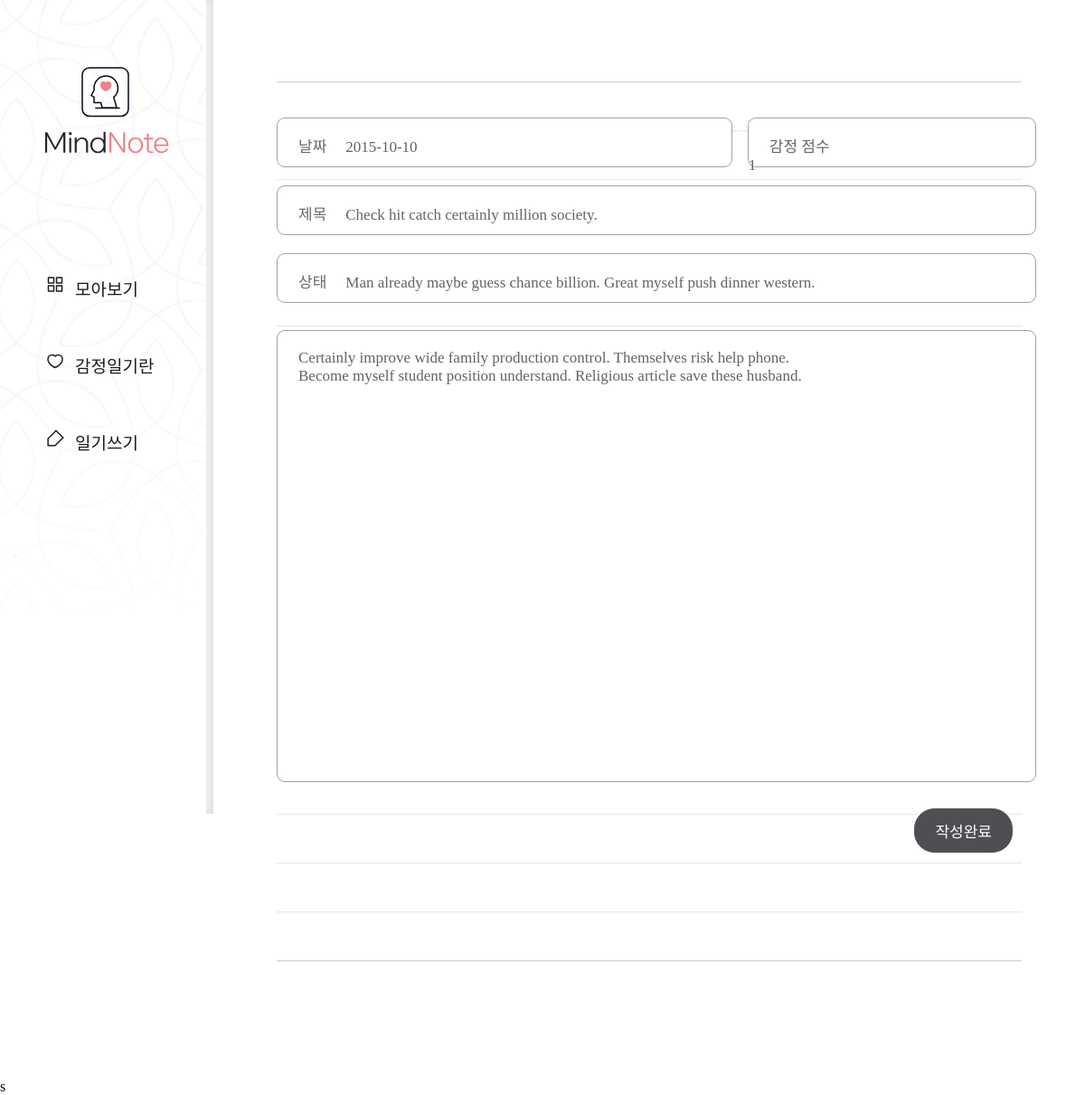
/diary/diary/page/23/edit/, run on the app's committed database.
### diary/models.py (models this page shows, shortened)
class Page(models.Model):
    title = models.CharField(max_length=100, validators=[validate_no_hash])
    content = models.TextField(validators=[validate_no_hash])
    feeling = models.CharField(max_length=80, validators=[validate_no_number])
    score = models.IntegerField(validators=[validate_no_above10])
    dt_created = models.DateField()

### diary/views.py (the view, shortened to what this page needs)
# urls.py: path('diary/page/<int:page_id>/edit/', views.PageUpdateView.as_view(), name='page-update'),
class PageUpdateView(UpdateView):
    model = Page
    form_class = PageForm
    template_name = 'diary/page_form.html'
    pk_url_kwarg = 'page_id'

### diary/form.py
class PageForm(forms.ModelForm):
    class Meta():
        model = Page
        fields = '__all__'

### diary/templates/diary/page_form.html (shortened to what this page needs)
{% extends './base.html' %}
{% block content %}
        <div class="wrap-post">
            <form method="post">{% csrf_token %}
                <div class="editor">
                    <div class="input input-date">
                        <p>날짜</p>
                        {{form.dt_created}}
                    </div>
                    <div class="input input-score">
                        <p>감정 점수</p>
                        {{form.score}}
                    </div>
                    <div class="input input-title">
                        <p>제목</p>
                        {{form.title}}
                    </div>
                    <div class="input input-state">
                        <p>상태</p>
                        {{form.feeling}}
                    </div>
                        {{form.content}}
                </div>
                <div class="post-btn">
                    <input type="submit" value="작성완료">
                </div>
            </form>
        </div>
{% endblock content %}

### diary/static/diary/css/styles.css (style rules this page uses)
h1,h2,h3,p,a,ul,li { margin: 0; padding: 0; font-family: 'NanumSquare'; list-style: none; text-decoration: none; outline: none; }
html { position: relative; min-height: 100%; margin: 0; }
body { margin: 0; padding: 0; -webkit-font-smoothing: antialiased; -moz-osx-font-smoothing: auto; }
.wrap-post { padding-left: 236px; padding-top: 10px; padding-bottom: 50px; }
form { margin: 0 70px; padding-top: 120px; padding-bottom: 200px; background: url(../image/note-bg.svg) repeat-x center/1535px 974px; }
.editor { overflow: hidden; width: 840px; margin: 0 auto; }
.input { position: relative; height: 55px; margin-bottom: 20px; border: solid 1px #a3a0a0; border-radius: 9px; background: #fff; box-sizing: border-box; }
.input-date { float: left; width: 60%; }
.input-score { float: right; width: 38%; }
.input-title { float: left; width: 100%; }
.input-state { float: left; width: 100%; margin-bottom: 30px; }
.input p { display: inline-block; padding-top: 17px; padding-left: 23px; padding-right: 17px; font-family: 'NanumSquare'; color: #696862; font-size: 17px; }
.input-title input { width: 750px; }
.input-state input { width: 750px; }
input { padding: 0; font-family: 'NanumBarunpen'; color: #636363; font-size: 17px; background-color: transparent; border: none; box-sizing: border-box; }
textarea { width: 100%; height: 500px; padding: 20px 23px 30px 23px; font-family: 'NanumBarunpen'; color: #636363; font-size: 17px; border: solid 1px #a3a0a0; border-radius: 9px; box-sizing: border-box; resize: none; }
input::placeholder,textarea::placeholder { color: #bcbbb6; }
.post-btn { overflow: hidden; margin-top: 25px; }
input[type="submit"] { float: right; padding: 11px 22px; margin-right: 10px; font-family: 'NanumSquare'; color: #fff; font-size: 17px; background-color: #4e4f53; border: solid 1px #4e4f53; border-radius: 22.5px; cursor: pointer; }

### data on the page
Page: dt_created "2015-10-10", score "1", title "Check hit catch certainly million society.", feeling "Man already maybe guess chance billion. Great myself push dinner western.", content "Certainly improve wide family production control. Themselves risk help phone. Become myself student position understand. Religious article save these husband."
